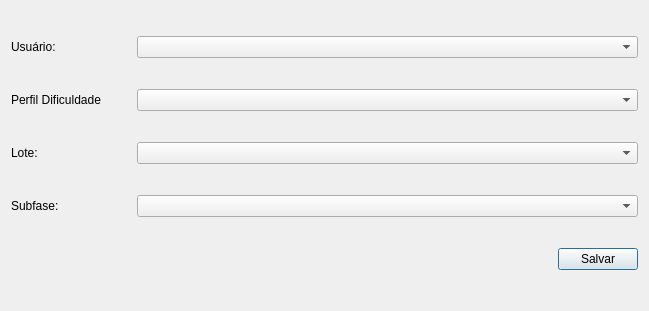
<?xml version="1.0" encoding="UTF-8"?>
<ui version="4.0">
 <class>Dialog</class>
 <widget class="QDialog" name="Dialog">
  <property name="geometry">
   <rect>
    <x>0</x>
    <y>0</y>
    <width>649</width>
    <height>311</height>
   </rect>
  </property>
  <property name="windowTitle">
   <string>Dialog</string>
  </property>
  <layout class="QGridLayout" name="gridLayout">
   <item row="4" column="0">
    <layout class="QHBoxLayout" name="horizontalLayout">
     <item>
      <spacer name="horizontalSpacer">
       <property name="orientation">
        <enum>Qt::Horizontal</enum>
       </property>
       <property name="sizeHint" stdset="0">
        <size>
         <width>40</width>
         <height>20</height>
        </size>
       </property>
      </spacer>
     </item>
     <item>
      <widget class="QPushButton" name="saveBtn">
       <property name="text">
        <string>Salvar</string>
       </property>
      </widget>
     </item>
    </layout>
   </item>
   <item row="3" column="0">
    <layout class="QHBoxLayout" name="horizontalLayout_3">
     <item>
      <widget class="QLabel" name="label">
       <property name="sizePolicy">
        <sizepolicy hsizetype="Fixed" vsizetype="Preferred">
         <horstretch>0</horstretch>
         <verstretch>0</verstretch>
        </sizepolicy>
       </property>
       <property name="maximumSize">
        <size>
         <width>120</width>
         <height>16777215</height>
        </size>
       </property>
       <property name="text">
        <string>Subfase:</string>
       </property>
      </widget>
     </item>
     <item>
      <widget class="QComboBox" name="subphaseCb"/>
     </item>
    </layout>
   </item>
   <item row="2" column="0">
    <layout class="QHBoxLayout" name="horizontalLayout_4">
     <item>
      <widget class="QLabel" name="label_2">
       <property name="sizePolicy">
        <sizepolicy hsizetype="Fixed" vsizetype="Preferred">
         <horstretch>0</horstretch>
         <verstretch>0</verstretch>
        </sizepolicy>
       </property>
       <property name="maximumSize">
        <size>
         <width>120</width>
         <height>16777215</height>
        </size>
       </property>
       <property name="text">
        <string>Lote:</string>
       </property>
      </widget>
     </item>
     <item>
      <widget class="QComboBox" name="lotCb"/>
     </item>
    </layout>
   </item>
   <item row="1" column="0">
    <layout class="QHBoxLayout" name="horizontalLayout_5">
     <item>
      <widget class="QLabel" name="label_3">
       <property name="sizePolicy">
        <sizepolicy hsizetype="Fixed" vsizetype="Preferred">
         <horstretch>0</horstretch>
         <verstretch>0</verstretch>
        </sizepolicy>
       </property>
       <property name="maximumSize">
        <size>
         <width>120</width>
         <height>16777215</height>
        </size>
       </property>
       <property name="text">
        <string>Perfil Dificuldade</string>
       </property>
      </widget>
     </item>
     <item>
      <widget class="QComboBox" name="profileCb"/>
     </item>
    </layout>
   </item>
   <item row="0" column="0">
    <layout class="QHBoxLayout" name="horizontalLayout_6">
     <item>
      <widget class="QLabel" name="label_4">
       <property name="sizePolicy">
        <sizepolicy hsizetype="Fixed" vsizetype="Preferred">
         <horstretch>0</horstretch>
         <verstretch>0</verstretch>
        </sizepolicy>
       </property>
       <property name="maximumSize">
        <size>
         <width>120</width>
         <height>16777215</height>
        </size>
       </property>
       <property name="text">
        <string>Usuário:</string>
       </property>
      </widget>
     </item>
     <item>
      <widget class="QComboBox" name="userCb"/>
     </item>
    </layout>
   </item>
  </layout>
 </widget>
 <tabstops>
  <tabstop>saveBtn</tabstop>
  <tabstop>subphaseCb</tabstop>
 </tabstops>
 <resources/>
 <connections/>
</ui>
